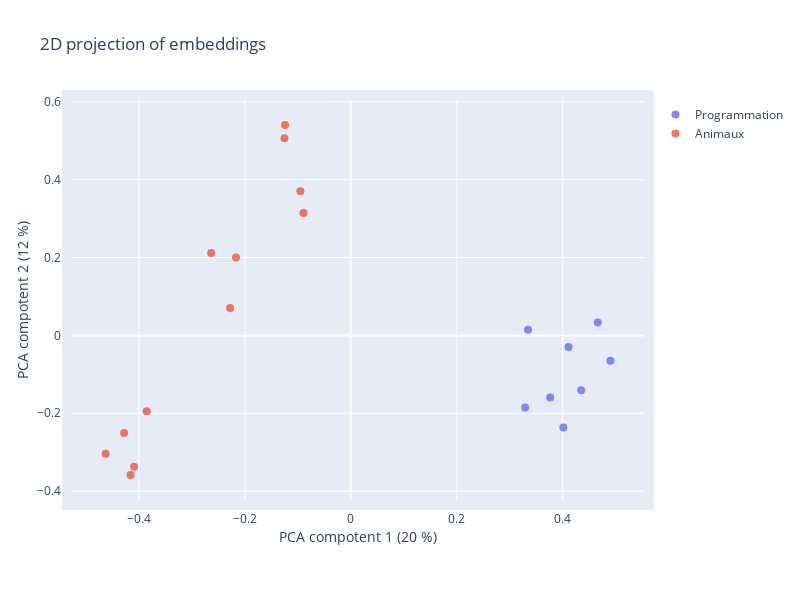

The code cell stored with this chart in its notebook:
### Code cell
# with Plotly
plot_2D_plotly(df,  labels=component_labels)

### Figure 1 — Plotly figure (JSON) as saved in the notebook; plotly's stock layout.template omitted (floating-point values rounded to 4 significant figures)
{"data": [{"hoverinfo": "text", "hovertext": ["Python est un langage de programmation interprété dynamique et polyvalent.", "Les développeurs utilisent souvent Python pour l'analyse de données en raison de ses bibliothèques robustes comme Pandas et NumPy.", "La syntaxe claire et concise de Python en fait un excellent choix pour les débutants en programmation.", "Python est un langage polyvalent utilisé dans des domaines allant du développement de jeux à l'automatisation des tâches système.", "Les grandes entreprises telles que Google Facebook et Netflix font largement usage de Python dans leur infrastructure logicielle.", "Les listes en Python sont des structures de données flexibles et polyvalentes permettant de stocker et de manipuler des collections d'éléments.", "La vaste bibliothèque standard de Python offre des modules pour pratiquement toutes les tâches courantes de programmation.", "Les frameworks web populaires comme Django et Flask sont écrits en Python permettant un développement rapide et efficace des applications web."], "marker": {"colorscale": [[0, "#440154"], [0.1111, "#482878"], [0.2222, "#3e4989"], [0.3333, "#31688e"], [0.4444, "#26828e"], [0.5556, "#1f9e89"], [0.6667, "#35b779"], [0.7778, "#6ece58"], [0.8889, "#b5de2b"], [1, "#fde725"]], "opacity": 0.8, "size": 8}, "mode": "markers", "name": "Programmation", "type": "scatter", "x": [0.4662, 0.4012, 0.411, 0.49, 0.3291, 0.3346, 0.3764, 0.4348], "y": [0.03315, -0.2368, -0.02998, -0.06476, -0.1854, 0.01461, -0.1593, -0.1406]}, {"hoverinfo": "text", "hovertext": ["Le python royal est une espèce de serpent non venimeux originaire d'Afrique.", "Les pythons peuvent avaler des proies entières grâce à leur mâchoire extensible.", "Certains pythons peuvent atteindre des longueurs impressionnantes dépassant souvent les 6 mètres.", "Les pythons sont non venimeux et tuent leur proie en l'étouffant", "Les pandas géants sont célèbres pour leur pelage noir et blanc distinctif.", "Les pandas roux bien que moins connus que les pandas géants sont également des créatures adorables.", "Les pandas passent la majeure partie de leur journée à manger du bambou.", "Les pandas géants vivent principalement dans les forêts de bambous des montagnes de Chine centrale", "Un panda géant adulte peut manger jusqu'à 12 à 38 kilogrammes de bambou par jour.", "Les pandas et les serpents Python sont tous deux des vertébrés.", "Certaines espèces de pandas et de Python sont menacées et protégées par des lois de conservation.", "Le Panda est un mammifère alors que le Python est un reptile."], "marker": {"colorscale": [[0, "#440154"], [0.1111, "#482878"], [0.2222, "#3e4989"], [0.3333, "#31688e"], [0.4444, "#26828e"], [0.5556, "#1f9e89"], [0.6667, "#35b779"], [0.7778, "#6ece58"], [0.8889, "#b5de2b"], [1, "#fde725"]], "opacity": 0.8, "size": 8}, "mode": "markers", "name": "Animaux", "type": "scatter", "x": [-0.1242, -0.09522, -0.08936, -0.1253, -0.4279, -0.3854, -0.4157, -0.4092, -0.4629, -0.2167, -0.2278, -0.2636], "y": [0.5406, 0.3705, 0.3142, 0.5067, -0.2504, -0.1946, -0.3586, -0.3372, -0.3042, 0.2, 0.07061, 0.2114]}], "layout": {"autosize": false, "height": 600, "margin": {"b": 100, "l": 50, "pad": 10, "r": 50, "t": 100}, "title": {"text": "2D projection of embeddings"}, "width": 800, "xaxis": {"autorange": true, "range": [-0.5263, 0.5535], "title": {"text": "PCA compotent 1 (20 %)"}, "type": "linear"}, "yaxis": {"autorange": true, "range": [-0.4228, 0.6048], "title": {"text": "PCA compotent 2 (12 %)"}, "type": "linear"}}}
